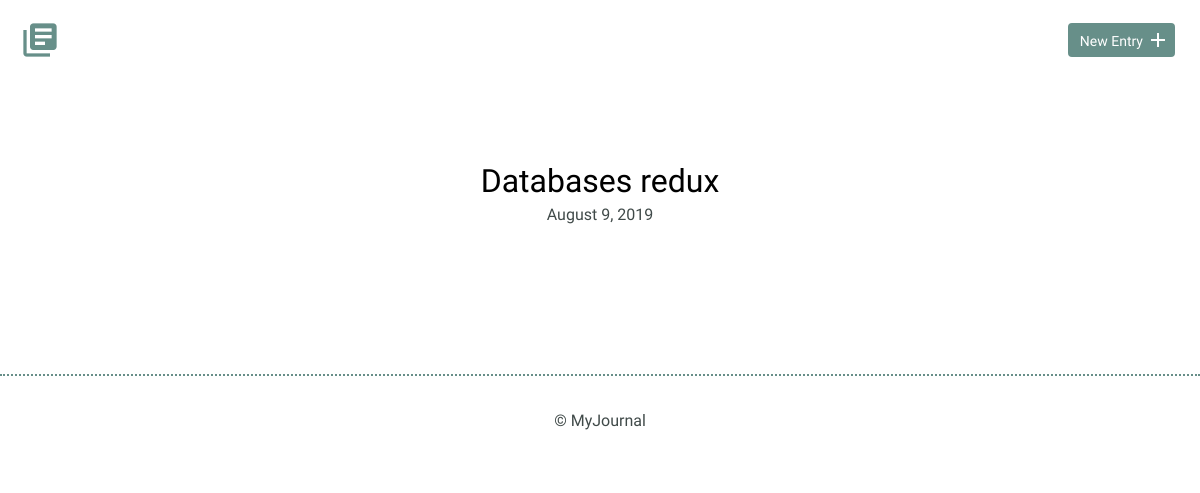
Before: / with the older database file.
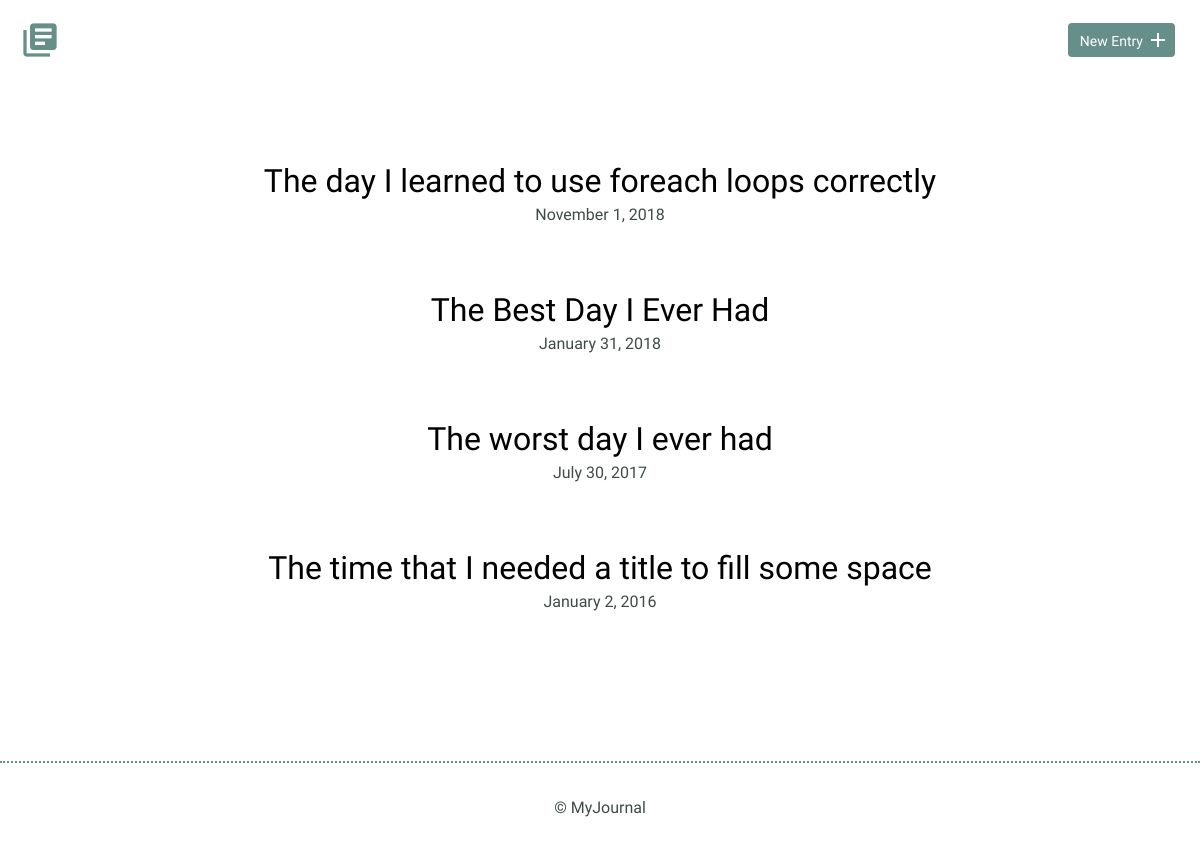
After: the same page with the newer database file.
### tables this page shows
CREATE TABLE "entries" (
	`id`	INTEGER,
	`title`	TEXT,
	`date`	TEXT,
	`time_spent`	INTEGER,
	`learned`	BLOB,
	`resources`	BLOB,
	PRIMARY KEY(`id`)
);

### index.php (the view, shortened to what this page needs)
<?php
require_once("database.php");
try {
	$results = $db->query('select * from entries order by date desc');
} catch(Exception $e) {
	echo $e->getMessage();
	die();
}
$entries = $results->fetchAll(PDO::FETCH_ASSOC);
?>
<!DOCTYPE html>
<html>
    <head>
        <link rel="stylesheet" href="css/normalize.css">
        <link rel="stylesheet" href="css/site.css">
    </head>
    <body>
		<?php include "inc/header.php"; ?>
        <section>
            <div class="container">
                <div class="entry-list">
					<?php
					foreach($entries as $entry) {
						$fullDate = date('F j, Y', strtotime($entry['date']));
						echo <<<EOT
						<article>
							<h2><a href="detail.php?id={$entry['id']}">{$entry['title']}</a></h2>
							<time datetime="{$entry['date']}">{$fullDate}</time>
						</article>
EOT;
					}
					?>
                </div>
            </div>
        </section>
        <?php include "inc/footer.php"; ?>
    </body>
</html>

### inc/header.php
<header>
	<div class="container">
		<div class="site-header">
			<a class="logo" href="index.php"><i class="material-icons">library_books</i></a>
			<a class="button icon-right" href="new.php"><span>New Entry</span> <i class="material-icons">add</i></a>
		</div>
	</div>
</header>

### inc/footer.php
<footer>
	<div>
		&copy; MyJournal
	</div>
</footer>

### css/site.css (style rules this page uses)
body { font-size: 16px; color: #404a49; font-family: 'Cousine', serif; font-weight: 400; }
.container { margin: 0 auto; padding: 0 25px; }
header .site-header { margin: 0 auto; height: 95px; }
header .logo i { color: #678f89; margin: 20px 0 0 -5px; float: left; font-size: 40px; }
header .button { float: right; margin: 33px 0 0 0; }
footer { text-align: center; padding: 35px 0; border-top: 2px dotted #678f89; }
.button { padding: 8px 10px 6px 10px; background: #678f89; border: 2px solid #678f89; border-radius: 4px; text-decoration: none; color: #FFF; position: relative; text-align: center; font-size: 14px; }
.button.icon-right { padding-right: 30px; top: -10px; }
.button.icon-right i { position: absolute; top: 3px; right: 3px; }
h1, h2, h3 { margin: 0; font-weight: 400; line-height: 1em; color: #000; }
h2 { font-size: 32px; }
h2 a { text-decoration: none; color: #000; }
.entry-list, .edit-entry, .new-entry { max-width: 800px; margin: 0 auto; padding: 70px 0 150px 0; }
.entry-list article { margin-bottom: 70px; text-align: center; }
.entry-list article:last-child { margin-bottom: 0; }
.entry-list article h2 { margin-bottom: 8px; }

Changed rows visible on the page:
removed entries: title "Databases redux", date "August 9, 2019"
added entries: title "The day I learned to use foreach loops correctly", date "November 1, 2018"
added entries: title "The Best Day I Ever Had", date "January 31, 2018"
added entries: title "The worst day I ever had", date "July 30, 2017"
added entries: title "The time that I needed a title to fill some space", date "January 2, 2016"
